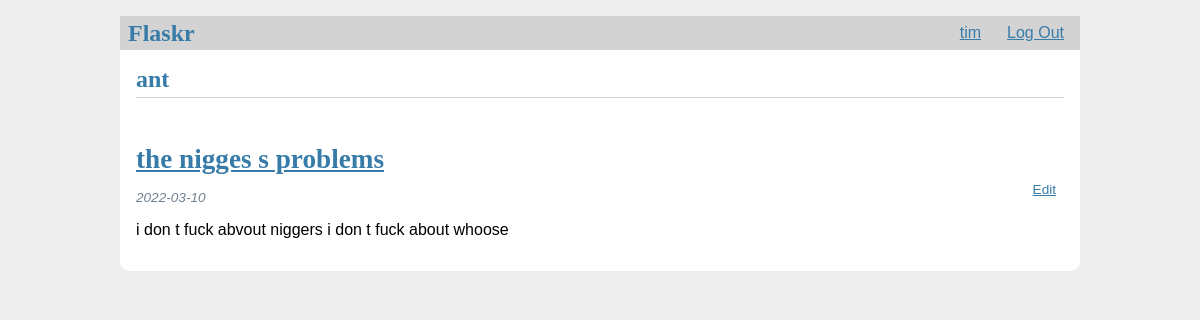
Screenshot of /6/person (signed in) with the database file from the repository.
### tables this page shows
CREATE TABLE user (
  id INTEGER PRIMARY KEY AUTOINCREMENT,
  username TEXT UNIQUE NOT NULL,
  password TEXT NOT NULL
);

CREATE TABLE post (
  id INTEGER PRIMARY KEY AUTOINCREMENT,
  author_id INTEGER NOT NULL,
  created TIMESTAMP NOT NULL DEFAULT CURRENT_TIMESTAMP,
  title TEXT NOT NULL,
  body TEXT NOT NULL,
  FOREIGN KEY (author_id) REFERENCES user (id)
);

### flaskr/personalPage.py (the view)
@pg.route('/<int:id>/person', methods=('GET', 'POST'))
@login_required
def person_page(id):
    post = get_post_for_auto(id)
    db = get_db()
    posts = db.execute(
        'SELECT p.id, title, body, created, author_id, username'
        ' FROM post p JOIN user u ON p.author_id = u.id'
        ' ORDER BY created DESC'
    ).fetchall()
    if g.user is None:
        return render_template('page/person.html', posts=posts, per=None)
    elif g.user['id'] == post['author_id']:
        return render_template('page/yours.html', posts=posts)
    else:
        return render_template('page/person.html', posts=posts, per=post)

### flaskr/auth.py (called while the page is built)
@bp.before_app_request
def load_logged_in_user():
    user_id = session.get('user_id')
    if user_id is None:
        g.user = None
    else:
        g.user = get_db().execute(
            'SELECT * FROM user WHERE id = ?', (user_id,)
        ).fetchone()

def login_required(view):
    @functools.wraps(view)
    def wrapped_view(**kwargs):
        if g.user is None:
            return redirect(url_for('auth.login'))
        return view(**kwargs)
    return wrapped_view

### flaskr/db.py (called while the page is built)
def get_db():  # configure our db
    if 'db' not in g:
        g.db = sqlite3.connect(
            current_app.config['DATABASE'],
            detect_types=sqlite3.PARSE_DECLTYPES
        )
        g.db.row_factory = sqlite3.Row  # возвращает данныз из базы в виде словоря
    return g.db

### flaskr/personalPage.py (called while the page is built)
def get_post_for_auto(id, check_author=True):
    post = get_db().execute(
        'SELECT p.id, title, body, created, author_id, username'
        ' FROM post p JOIN user u ON p.author_id = u.id'
        ' WHERE p.id = ?',
        (id,)
    ).fetchone()
    if post is None:
        abort(404, f"Post id {id} doesn't exist.")
    return post

### flaskr/templates/page/person.html (shortened to what this page needs)
{% extends 'base.html' %}
{% block header %}
  <h1>{{ per['username'] }}</h1>
{% endblock %}
{% block content %}
  {% for post in posts %}
    {% if per['username'] == post['username'] %}
      <article class="post">
      <header>
        <div>
          <h1><a href="{{ url_for('blog.update', id=post['id']) }}">{{ post['title'] }}</a></h1>
          <div class="about">{{ post['created'].strftime('%Y-%m-%d') }}</div>
        </div>
        <a class="action" href="{{ url_for('blog.update', id=post['id']) }}">Edit</a>
      </header>
      <p class="body">{{ post['body'] }}</p>
    </article>
    {% endif %}
  {% endfor %}
{% endblock %}

### flaskr/templates/base.html (shortened to what this page needs)
<!doctype html>
<link rel="stylesheet" href="{{ url_for('static', filename='style.css') }}">
<nav>
  <h1>Flaskr</h1>
  <ul>
    {% if g.user %}
      <li><a href="{{ url_for('page.your_page') }}">{{ g.user['username'] }}</a>
      <li><a href="{{ url_for('auth.logout') }}">Log Out</a>
    {% else %}
      <li><a href="{{ url_for('auth.register') }}">Register</a>
      <li><a href="{{ url_for('auth.login') }}">Log In</a>
    {% endif %}
  </ul>
</nav>
<section class="content">
  <header>
    {% block header %}{% endblock %}
  </header>
  {% block content %}{% endblock %}
</section>

### flaskr/static/style.css (style rules this page uses)
h1 { font-family: serif; color: #377ba8; margin: 1rem 0; }
a { color: #377ba8; }
nav { background: lightgray; display: flex; align-items: center; padding: 0 0.5rem; }
nav h1 { flex: auto; margin: 0; }
nav ul { display: flex; list-style: none; margin: 0; padding: 0; }
nav ul li a, nav ul li span, header .action { display: block; padding: 0.5rem; margin-left: 10px; }
.content { padding: 0 1rem 1rem; }
.content > header { border-bottom: 1px solid lightgray; display: flex; align-items: flex-end; }
.content > header h1 { flex: auto; margin: 1rem 0 0.25rem 0; }
.post > header { display: flex; align-items: flex-end; font-size: 0.85em; margin-top: 30px; }
.post > header > div:first-of-type { flex: auto; }
.post > header h1 { font-size: 2em; margin-bottom: 15px; }
.post .about { color: slategray; font-style: italic; }
.post .body { white-space: pre-line; }
.content:last-child { margin-bottom: 0; }

### rows the page displays
user: user.username "tim"
user: username "ant"
post: title "the nigges s problems", created "2022-03-10", body "i don t fuck abvout niggers i don t fuck about whoose"
